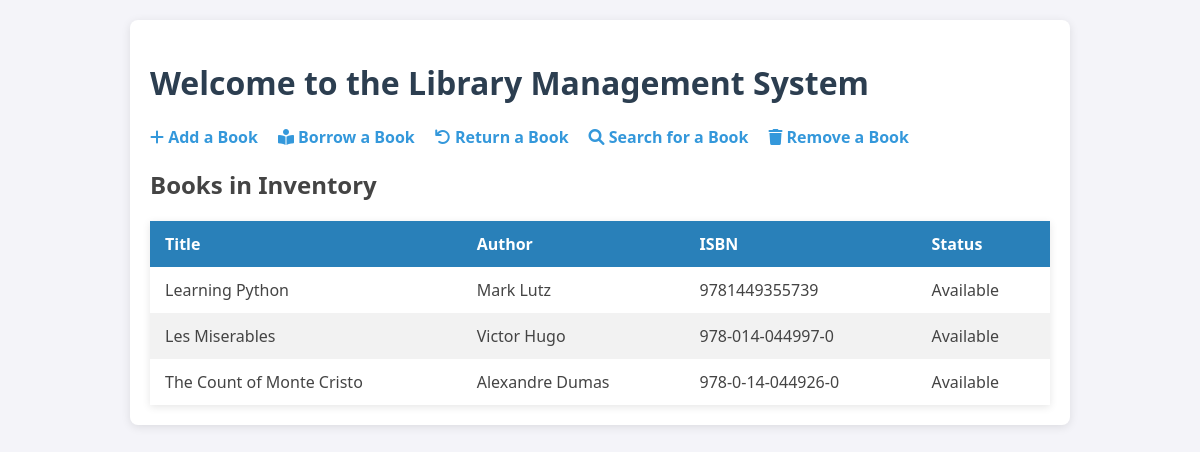
The page / on the database its author committed.
### app.py (models this page shows, shortened)
class Book(db.Model):
    id = db.Column(db.Integer, primary_key=True)
    isbn = db.Column(db.String(13), unique=True, nullable=False)
    title = db.Column(db.String(100), nullable=False)
    author = db.Column(db.String(100), nullable=False)
    is_borrowed = db.Column(db.Boolean, default=False)

### app.py (the view)
@app.route('/')
def index():
    books = Book.query.all()
    return render_template('index.html', books=books)

### templates/index.html (shortened to what this page needs)
<!DOCTYPE html>
<html lang="en">
<head>
    <link rel="stylesheet" href="https://cdnjs.cloudflare.com/ajax/libs/font-awesome/6.0.0-beta3/css/all.min.css">
</head>
<body>
    <div class="container">
        <h1>Welcome to the Library Management System</h1>
        <ul>
            <li><a href="/add_book"><i class="fas fa-plus"></i> Add a Book</a></li>
            <li><a href="/borrow_book"><i class="fas fa-book-reader"></i> Borrow a Book</a></li>
            <li><a href="/return_book"><i class="fas fa-undo"></i> Return a Book</a></li>
            <li><a href="/search_book"><i class="fas fa-search"></i> Search for a Book</a></li>
            <li><a href="/remove_book"><i class="fas fa-trash"></i> Remove a Book</a></li>
        </ul>
        <h2>Books in Inventory</h2>
        <table>
            <thead>
                <tr>
                    <th>Title</th>
                    <th>Author</th>
                    <th>ISBN</th>
                    <th>Status</th>
                </tr>
            </thead>
            <tbody>
                {% for book in books %}
                <tr>
                    <td>{{ book.title }}</td>
                    <td>{{ book.author }}</td>
                    <td>{{ book.isbn }}</td>
                    <td>{% if book.is_borrowed %}Borrowed{% else %}Available{% endif %}</td>
                </tr>
                {% endfor %}
            </tbody>
        </table>
    </div>
</body>
</html>

### templates/index.html (style rules this page uses)
body { font-family: 'Segoe UI', Tahoma, Geneva, Verdana, sans-serif; background-color: #f4f4f9; margin: 0; padding: 20px; color: #444; }
h1 { color: #2c3e50; }
ul { list-style-type: none; padding: 0; margin: 0 0 20px 0; display: flex; gap: 20px; }
li { display: inline; }
a { text-decoration: none; color: #3498db; font-weight: bold; }
table { width: 100%; border-collapse: collapse; margin-top: 20px; box-shadow: 0 2px 8px rgba(0, 0, 0, 0.1); }
th, td { padding: 12px 15px; text-align: left; }
th { background-color: #2980b9; color: #ffffff; }
tr:nth-child(even) { background-color: #f2f2f2; }
.container { max-width: 900px; margin: auto; background: #ffffff; padding: 20px; border-radius: 8px; box-shadow: 0 2px 10px rgba(0, 0, 0, 0.1); }

### rows shown on the page
Book: title "Learning Python", author "Mark Lutz", isbn "9781449355739", is_borrowed "Available"
Book: title "Les Miserables", author "Victor Hugo", isbn "978-014-044997-0", is_borrowed "Available"
Book: title "The Count of Monte Cristo", author "Alexandre Dumas", isbn "978-0-14-044926-0", is_borrowed "Available"
